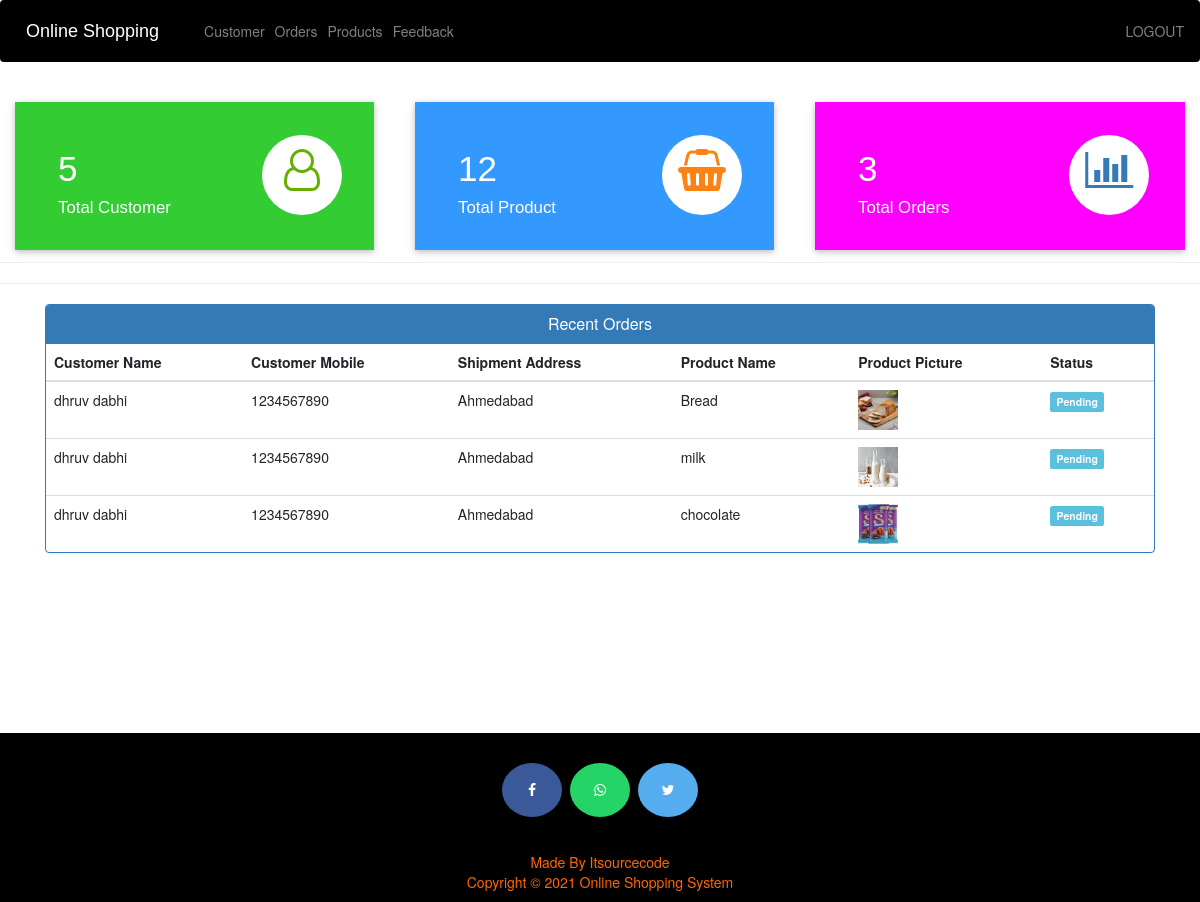
The page /admin-dashboard (signed in) on the database its author committed.
### ecom/models.py (models this page shows, shortened)
class Customer(models.Model):
    user=models.OneToOneField(User,on_delete=models.CASCADE)
    profile_pic= models.ImageField(upload_to='profile_pic/CustomerProfilePic/',null=True,blank=True)
    address = models.CharField(max_length=40)
    mobile = models.CharField(max_length=20,null=False)
    @property
    def get_name(self):
        return self.user.first_name+" "+self.user.last_name

class Orders(models.Model):
    STATUS =(
        ('Pending','Pending'),
        ('Order Confirmed','Order Confirmed'),
        ('Out for Delivery','Out for Delivery'),
        ('Delivered','Delivered'),
    )
    customer=models.ForeignKey('Customer', on_delete=models.CASCADE,null=True)
    product=models.ForeignKey('Product',on_delete=models.CASCADE,null=True)
    email = models.CharField(max_length=50,null=True)
    address = models.CharField(max_length=500,null=True)
    mobile = models.CharField(max_length=20,null=True)
    order_date= models.DateField(auto_now_add=True,null=True)
    status=models.CharField(max_length=50,null=True,choices=STATUS)

class Product(models.Model):
    name=models.CharField(max_length=40)
    product_image= models.ImageField(upload_to='product_image/',null=True,blank=True)
    price = models.PositiveIntegerField()
    description=models.CharField(max_length=40)

### ecom/views.py (the view)
# urls.py: path('admin-dashboard', views.admin_dashboard_view,name='admin-dashboard'),
@login_required(login_url='adminlogin')
def admin_dashboard_view(request):
    customercount = models.Customer.objects.all().count()
    productcount = models.Product.objects.all().count()
    ordercount = models.Orders.objects.all().count()
    orders = models.Orders.objects.all()
    ordered_products = []
    ordered_bys = []
    for order in orders:
        ordered_product = models.Product.objects.all().filter(id=order.product.id)
        ordered_by = models.Customer.objects.all().filter(id=order.customer.id)
        ordered_products.append(ordered_product)
        ordered_bys.append(ordered_by)
    mydict = {
        'customercount': customercount,
        'productcount': productcount,
        'ordercount': ordercount,
        'data': zip(ordered_products, ordered_bys, orders),
    }
    return render(request, 'ecom/admin_dashboard.html', context=mydict)

### templates/ecom/admin_dashboard.html
{% extends 'ecom/admin_base.html' %}
{% load static %}
{% block content %}
<br>
{%include 'ecom/admin_dashboard_cards.html'%}
<br><br><br><br><br>
<hr><hr>
<div class="container" >
    <div class="panel panel-primary" >
      <div class="panel-heading" style="text-align:center;">
        <h6 class="panel-title">Recent Orders</h6>
      </div>
      <table class="table table-hover" id="dev-table">
        <thead>
          <tr>
            <th>Customer Name</th>
            <th>Customer Mobile</th>
            <th>Shipment Address</th>
            <th>Product Name</th>
            <th>Product Picture</th>
            <th>Status</th>
          </tr>
        </thead>
        {% for product,customer,order in data %}
        <tr>
          {% for c in customer %}
          <td> {{c.get_name}}</td>
          <td>{{c.mobile}}</td>
          <td>{{order.address}}</td>
          {% endfor %}
          {% for p in product %}
          <td> {{p.name}}</td>
          <td> <img src="{% static p.product_image.url %}" alt="Profile Pic" height="40px" width="40px" /></td>
          {% if order.status == 'Pending'%}
          <td> <span class="label label-info">{{order.status}}</span></td>
          {% elif order.status == 'Delivered' %}
          <td> <span class="label label-success">{{order.status}}</span></td>
          {% elif order.status == 'Out for Delivery' %}
          <td> <span class="label label-warning">{{order.status}}</span></td>
          {%else%}
            <td> <span class="label label-primary">{{order.status}}</span></td>
          {%endif%}
          {% endfor %}
        </tr>
        {% endfor %}
      </table>
  </div>
</div>
{% endblock content %}

### templates/ecom/admin_base.html (shortened to what this page needs)
<!DOCTYPE html>
{% load static %}
<html lang="en">
<head>
  <link rel="stylesheet" href="https://stackpath.bootstrapcdn.com/bootstrap/4.3.1/css/bootstrap.min.css">
  <link rel="stylesheet" href="https://maxcdn.bootstrapcdn.com/font-awesome/4.7.0/css/font-awesome.min.css">
</head>
<body>
  <div class="bs-example">
    <nav class="navbar navbar-expand-md navbar-dark fixed-top" style="background:#000000;">
      <a href="/" class="navbar-brand">Online Shopping</a>
      <div class="collapse navbar-collapse justify-content-between" id="navbarCollapse">
        <div class="navbar-nav">
          <a href="/view-customer" class="nav-item nav-link">Customer</a>
          <a href="/admin-view-booking" class="nav-item nav-link">Orders</a>
          <a href="/admin-products" class="nav-item nav-link">Products</a>
          <a href="/view-feedback" class="nav-item nav-link">Feedback</a>
        </div>
        <div class="navbar-nav navbar-right">
          <a href="/logout" class="nav-item nav-link">LOGOUT</a>
        </div>
      </div>
    </nav>
  </div>
  {% block content %}
  {% endblock content %}
<br><br><br><br><br><br><br><br>
  <footer>
    <p>
      <a id="ftr" href="#" class="fa fa-facebook"></a>
      <a id="ftr" href="https://wa.me/8747049482" class="fa fa-whatsapp"></a>
      <a id="ftr" href="#" class="fa fa-twitter"></a>
    </p>
    <br>
    <div class="container">
      <div class="row">
        <div class="col-md-12 col-sm-12">
          <div style="color:#ff6600;" class="wow fadeInUp footer-copyright">
            <p>Made By Itsourcecode<br>
              Copyright &copy; 2021 Online Shopping System </p>
          </div>
        </div>
      </div>
    </div>
  </footer>
</body>
</html>

### templates/ecom/admin_dashboard_cards.html (shortened to what this page needs)
<!DOCTYPE html>
<html lang="en" dir="ltr">
<head>
  <link rel="stylesheet" href="https://maxcdn.bootstrapcdn.com/bootstrap/3.4.1/css/bootstrap.min.css">
  <link rel="stylesheet" href="https://cdnjs.cloudflare.com/ajax/libs/font-awesome/4.7.0/css/font-awesome.min.css">
</head>
<body>
  <div class="market-updates">
    <div class="col-md-4 market-update-gd">
      <div class="market-update-block clr-block-1">
        <div class="col-md-8 market-update-left">
          <h3>{{customercount}}</h3>
          <h4>Total Customer</h4>
        </div>
        <div class="col-md-4 market-update-right">
          <i class="fa fa-user-o"></i>
        </div>
        <div class="clearfix"> </div>
      </div>
    </div>
    <div class="col-md-4 market-update-gd">
      <div class="market-update-block clr-block-2">
        <div class="col-md-8 market-update-left">
          <h3>{{productcount}}</h3>
          <h4>Total Product</h4>
        </div>
        <div class="col-md-4 market-update-right">
          <i class="fa fa-shopping-basket"></i>
        </div>
        <div class="clearfix"> </div>
      </div>
    </div>
    <div class="col-md-4 market-update-gd">
      <div class="market-update-block clr-block-3">
        <div class="col-md-8 market-update-left">
          <h3>{{ordercount}}</h3>
          <h4>Total Orders</h4>
        </div>
        <div class="col-md-4 market-update-right">
          <i class="fa fa-bar-chart"> </i>
        </div>
        <div class="clearfix"> </div>
      </div>
    </div>
  </div>
  <br><br>
</body>
</html>

### templates/ecom/admin_base.html (style rules this page uses)
.bs-example { margin: 0px; }
.navbar-brand { font-size: 20px; font-family: sans-serif; }
footer { padding: 0px 0px 0px 0px; background-color: black; margin: 0px; }
#ftr { padding: 20px; }
.fa { font-size: 23px; width: 60px; text-align: center; text-decoration: none; margin: 5px 2px; border-radius: 50%; }
.fa-facebook { background: #3B5998; color: white; margin-top: 30px; }
.fa-whatsapp { background: #25d366; color: white; }
.fa-twitter { background: #55ACEE; color: white; }
p { text-align: center; }

### templates/ecom/admin_dashboard_cards.html (style rules this page uses)
.market-update-block { padding: 2em 2em; background: #999; }
.market-update-block h3 { color: #fff; font-size: 2.5em; font-family: 'Carrois Gothic', sans-serif; }
.market-update-block h4 { font-size: 1.2em; color: #fff; margin: 0.3em 0em; font-family: 'Carrois Gothic', sans-serif; }
.market-update-block.clr-block-1 { background: #33cc33; margin-right: 0.8em; box-shadow: 0 2px 5px 0 rgba(0, 0, 0, 0.16), 0 2px 10px 0 rgba(0, 0, 0, 0.12); transition: 0.5s all; -webkit-transition: 0.5s all; -moz-transition: 0.5s all; -o-transition: 0.5s all; }
.market-update-block.clr-block-2 { background: #3399ff; margin-right: 0.8em; box-shadow: 0 2px 5px 0 rgba(0, 0, 0, 0.16), 0 2px 10px 0 rgba(0, 0, 0, 0.12); transition: 0.5s all; -webkit-transition: 0.5s all; -moz-transition: 0.5s all; -o-transition: 0.5s all; }
.market-update-block.clr-block-3 { background: #ff00ff; box-shadow: 0 2px 5px 0 rgba(0, 0, 0, 0.16), 0 2px 10px 0 rgba(0, 0, 0, 0.12); transition: 0.5s all; -webkit-transition: 0.5s all; -moz-transition: 0.5s all; -o-transition: 0.5s all; }
.market-update-right i.fa.fa-user-o { font-size: 3em; color: #68AE00; width: 80px; height: 80px; background: #fff; text-align: center; border-radius: 49px; -webkit-border-radius: 49px; -moz-border-radius: 49px; -o-border-radius: 49px; line-height: 1.7em; }
.market-update-right i.fa.fa-shopping-basket { font-size: 3em; color: #FC8213; width: 80px; height: 80px; background: #fff; text-align: center; border-radius: 49px; -webkit-border-radius: 49px; -moz-border-radius: 49px; -o-border-radius: 49px; line-height: 1.7em; }
.market-update-right i.fa.fa-bar-chart { font-size: 3em; color: #337AB7; width: 80px; height: 80px; background: #fff; text-align: center; border-radius: 49px; -webkit-border-radius: 49px; -moz-border-radius: 49px; -o-border-radius: 49px; line-height: 1.7em; }
.market-update-left { padding: 0px; }

### rows shown on the page
Orders: address "Ahmedabad", status "Pending"
Customer: get_name "dhruv dabhi", mobile "1234567890"
Product: name "Bread", product_image (picture)
Orders: address "Ahmedabad", status "Pending"
Product: name "milk", product_image (picture)
Orders: address "Ahmedabad", status "Pending"
Product: name "chocolate", product_image (picture)

### other values the page prints
{{ customercount }} "5"
{{ productcount }} "12"
{{ ordercount }} "3"
